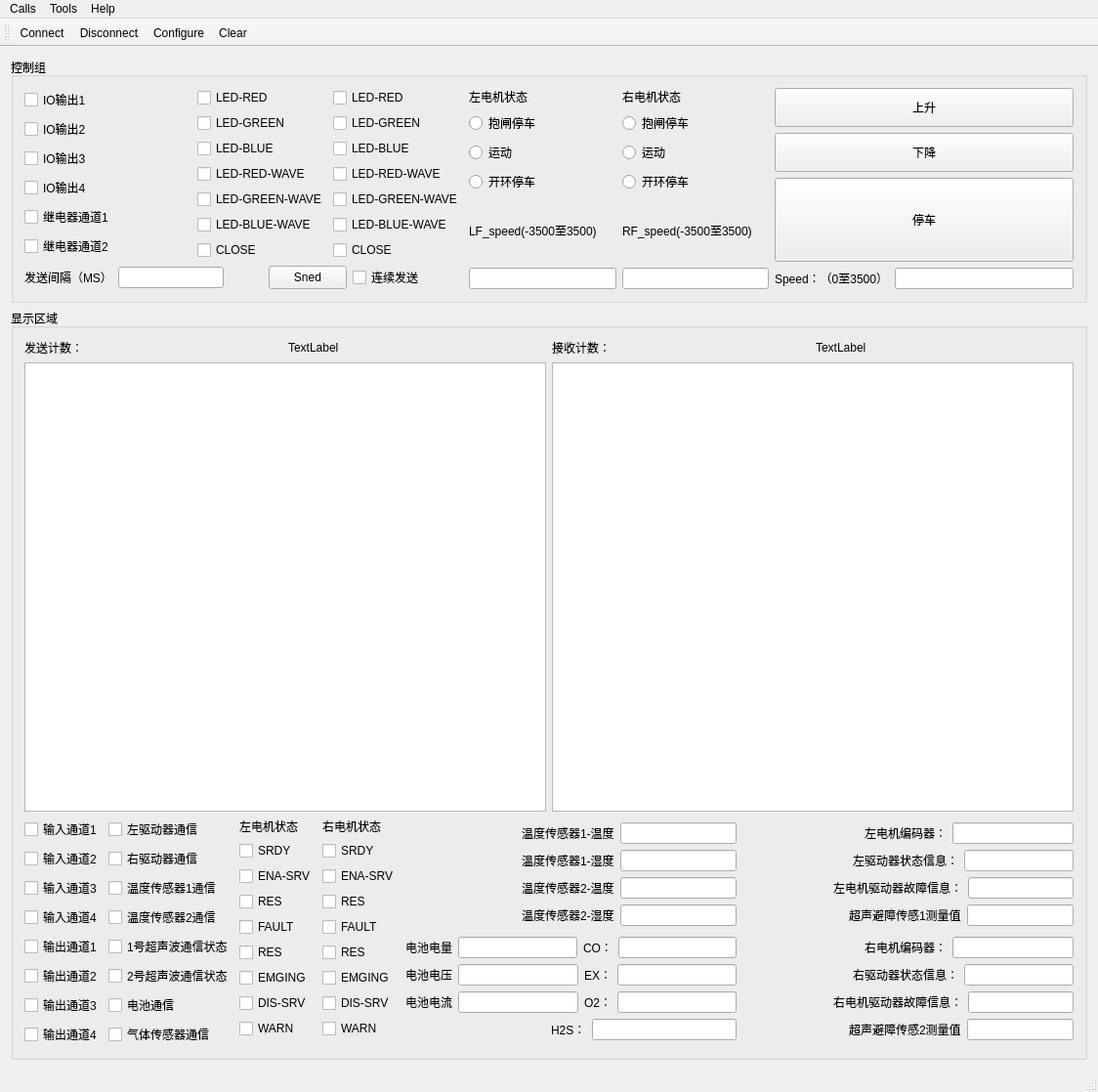
<?xml version="1.0" encoding="UTF-8"?>
<ui version="4.0">
 <class>MainWindow</class>
 <widget class="QMainWindow" name="MainWindow">
  <property name="geometry">
   <rect>
    <x>0</x>
    <y>0</y>
    <width>1124</width>
    <height>1118</height>
   </rect>
  </property>
  <property name="sizePolicy">
   <sizepolicy hsizetype="Fixed" vsizetype="Fixed">
    <horstretch>0</horstretch>
    <verstretch>0</verstretch>
   </sizepolicy>
  </property>
  <property name="windowTitle">
   <string>MainWindow</string>
  </property>
  <widget class="QWidget" name="centralWidget">
   <layout class="QVBoxLayout" name="verticalLayout_19">
    <item>
     <widget class="QGroupBox" name="groupBox">
      <property name="sizePolicy">
       <sizepolicy hsizetype="Preferred" vsizetype="Fixed">
        <horstretch>0</horstretch>
        <verstretch>0</verstretch>
       </sizepolicy>
      </property>
      <property name="title">
       <string>控制组</string>
      </property>
      <layout class="QHBoxLayout" name="horizontalLayout_12">
       <item>
        <layout class="QVBoxLayout" name="verticalLayout_18">
         <item>
          <layout class="QHBoxLayout" name="horizontalLayout_7">
           <item>
            <layout class="QVBoxLayout" name="verticalLayout_8">
             <item>
              <layout class="QVBoxLayout" name="verticalLayout_15">
               <item>
                <widget class="QCheckBox" name="cBox_SetVal_out1">
                 <property name="text">
                  <string>IO输出1</string>
                 </property>
                </widget>
               </item>
               <item>
                <widget class="QCheckBox" name="cBox_SetVal_out2">
                 <property name="text">
                  <string>IO输出2</string>
                 </property>
                </widget>
               </item>
               <item>
                <widget class="QCheckBox" name="cBox_SetVal_out3">
                 <property name="text">
                  <string>IO输出3</string>
                 </property>
                </widget>
               </item>
               <item>
                <widget class="QCheckBox" name="cBox_SetVal_out4">
                 <property name="text">
                  <string>IO输出4</string>
                 </property>
                </widget>
               </item>
              </layout>
             </item>
             <item>
              <layout class="QVBoxLayout" name="verticalLayout_12">
               <item>
                <widget class="QCheckBox" name="cBox_SetVal_Ral1">
                 <property name="text">
                  <string>继电器通道1</string>
                 </property>
                </widget>
               </item>
               <item>
                <widget class="QCheckBox" name="cBox_SetVal_Ral2">
                 <property name="text">
                  <string>继电器通道2</string>
                 </property>
                </widget>
               </item>
              </layout>
             </item>
            </layout>
           </item>
           <item>
            <layout class="QHBoxLayout" name="horizontalLayout_11">
             <item>
              <layout class="QVBoxLayout" name="verticalLayout">
               <item>
                <widget class="QCheckBox" name="cBox_B_LED_RED1">
                 <property name="text">
                  <string>LED-RED</string>
                 </property>
                </widget>
               </item>
               <item>
                <widget class="QCheckBox" name="cBox_B_LED_GREEN1">
                 <property name="text">
                  <string>LED-GREEN</string>
                 </property>
                </widget>
               </item>
               <item>
                <widget class="QCheckBox" name="cBox_B_LED_BLUE1">
                 <property name="text">
                  <string>LED-BLUE</string>
                 </property>
                </widget>
               </item>
               <item>
                <widget class="QCheckBox" name="cBox_B_LED_REDW1">
                 <property name="text">
                  <string>LED-RED-WAVE</string>
                 </property>
                </widget>
               </item>
               <item>
                <widget class="QCheckBox" name="cBox_B_LED_GREENW1">
                 <property name="text">
                  <string>LED-GREEN-WAVE</string>
                 </property>
                </widget>
               </item>
               <item>
                <widget class="QCheckBox" name="cBox_B_LED_BLUEW1">
                 <property name="text">
                  <string>LED-BLUE-WAVE</string>
                 </property>
                </widget>
               </item>
               <item>
                <widget class="QCheckBox" name="cBox_B_LED_CLOSE1">
                 <property name="text">
                  <string>CLOSE</string>
                 </property>
                </widget>
               </item>
              </layout>
             </item>
             <item>
              <layout class="QVBoxLayout" name="verticalLayout_14">
               <item>
                <widget class="QCheckBox" name="cBox_B_LED_RED">
                 <property name="text">
                  <string>LED-RED</string>
                 </property>
                </widget>
               </item>
               <item>
                <widget class="QCheckBox" name="cBox_B_LED_GREEN">
                 <property name="text">
                  <string>LED-GREEN</string>
                 </property>
                </widget>
               </item>
               <item>
                <widget class="QCheckBox" name="cBox_B_LED_BLUE">
                 <property name="text">
                  <string>LED-BLUE</string>
                 </property>
                </widget>
               </item>
               <item>
                <widget class="QCheckBox" name="cBox_B_LED_REDW">
                 <property name="text">
                  <string>LED-RED-WAVE</string>
                 </property>
                </widget>
               </item>
               <item>
                <widget class="QCheckBox" name="cBox_B_LED_GREENW">
                 <property name="text">
                  <string>LED-GREEN-WAVE</string>
                 </property>
                </widget>
               </item>
               <item>
                <widget class="QCheckBox" name="cBox_B_LED_BLUEW">
                 <property name="text">
                  <string>LED-BLUE-WAVE</string>
                 </property>
                </widget>
               </item>
               <item>
                <widget class="QCheckBox" name="cBox_B_LED_CLOSE">
                 <property name="text">
                  <string>CLOSE</string>
                 </property>
                </widget>
               </item>
              </layout>
             </item>
            </layout>
           </item>
          </layout>
         </item>
         <item>
          <layout class="QHBoxLayout" name="horizontalLayout_5">
           <item>
            <layout class="QHBoxLayout" name="horizontalLayout">
             <item>
              <widget class="QLabel" name="label_3">
               <property name="text">
                <string>发送间隔（MS）</string>
               </property>
              </widget>
             </item>
             <item>
              <widget class="QLineEdit" name="lineEdit_timeout"/>
             </item>
             <item>
              <spacer name="horizontalSpacer">
               <property name="orientation">
                <enum>Qt::Horizontal</enum>
               </property>
               <property name="sizeHint" stdset="0">
                <size>
                 <width>40</width>
                 <height>20</height>
                </size>
               </property>
              </spacer>
             </item>
            </layout>
           </item>
           <item>
            <widget class="QPushButton" name="pushButton_sned">
             <property name="sizePolicy">
              <sizepolicy hsizetype="Preferred" vsizetype="Preferred">
               <horstretch>0</horstretch>
               <verstretch>0</verstretch>
              </sizepolicy>
             </property>
             <property name="text">
              <string>Sned</string>
             </property>
            </widget>
           </item>
           <item>
            <widget class="QCheckBox" name="m_cb_continus">
             <property name="text">
              <string>连续发送</string>
             </property>
            </widget>
           </item>
           <item>
            <spacer name="horizontalSpacer_2">
             <property name="orientation">
              <enum>Qt::Horizontal</enum>
             </property>
             <property name="sizeHint" stdset="0">
              <size>
               <width>40</width>
               <height>20</height>
              </size>
             </property>
            </spacer>
           </item>
          </layout>
         </item>
        </layout>
       </item>
       <item>
        <layout class="QVBoxLayout" name="verticalLayout_11">
         <item>
          <layout class="QHBoxLayout" name="horizontalLayout_3">
           <item>
            <layout class="QVBoxLayout" name="verticalLayout_3">
             <item>
              <widget class="QLabel" name="label_6">
               <property name="text">
                <string>左电机状态</string>
               </property>
              </widget>
             </item>
             <item>
              <layout class="QVBoxLayout" name="verticalLayout_2">
               <item>
                <widget class="QRadioButton" name="rB_LStop">
                 <property name="text">
                  <string>抱闸停车</string>
                 </property>
                </widget>
               </item>
               <item>
                <widget class="QRadioButton" name="rB_LRun">
                 <property name="text">
                  <string>运动</string>
                 </property>
                </widget>
               </item>
               <item>
                <widget class="QRadioButton" name="rB_LRealse">
                 <property name="text">
                  <string>开环停车</string>
                 </property>
                </widget>
               </item>
              </layout>
             </item>
            </layout>
           </item>
           <item>
            <layout class="QVBoxLayout" name="verticalLayout_4">
             <item>
              <widget class="QLabel" name="label_9">
               <property name="text">
                <string>右电机状态</string>
               </property>
              </widget>
             </item>
             <item>
              <layout class="QVBoxLayout" name="verticalLayout_5">
               <item>
                <widget class="QRadioButton" name="rB_RStop">
                 <property name="text">
                  <string>抱闸停车</string>
                 </property>
                </widget>
               </item>
               <item>
                <widget class="QRadioButton" name="rB_RRun">
                 <property name="text">
                  <string>运动</string>
                 </property>
                </widget>
               </item>
               <item>
                <widget class="QRadioButton" name="rB_RRealse">
                 <property name="text">
                  <string>开环停车</string>
                 </property>
                </widget>
               </item>
              </layout>
             </item>
            </layout>
           </item>
          </layout>
         </item>
         <item>
          <layout class="QHBoxLayout" name="horizontalLayout_4">
           <item>
            <layout class="QVBoxLayout" name="verticalLayout_6">
             <item>
              <widget class="QLabel" name="label_4">
               <property name="text">
                <string>LF_speed(-3500至3500)</string>
               </property>
              </widget>
             </item>
             <item>
              <widget class="QLineEdit" name="lineEdit_LFspeed"/>
             </item>
            </layout>
           </item>
           <item>
            <layout class="QVBoxLayout" name="verticalLayout_7">
             <item>
              <widget class="QLabel" name="label_11">
               <property name="text">
                <string>RF_speed(-3500至3500)</string>
               </property>
              </widget>
             </item>
             <item>
              <widget class="QLineEdit" name="lineEdit_RFspeed"/>
             </item>
            </layout>
           </item>
          </layout>
         </item>
        </layout>
       </item>
       <item>
        <layout class="QVBoxLayout" name="verticalLayout_17">
         <item>
          <layout class="QVBoxLayout" name="verticalLayout_16">
           <item>
            <layout class="QHBoxLayout" name="horizontalLayout_2">
             <item>
              <layout class="QVBoxLayout" name="verticalLayout_13">
               <item>
                <widget class="QPushButton" name="pushB_forward">
                 <property name="sizePolicy">
                  <sizepolicy hsizetype="Preferred" vsizetype="Preferred">
                   <horstretch>0</horstretch>
                   <verstretch>0</verstretch>
                  </sizepolicy>
                 </property>
                 <property name="text">
                  <string>上升</string>
                 </property>
                </widget>
               </item>
               <item>
                <widget class="QPushButton" name="pushB_backward">
                 <property name="sizePolicy">
                  <sizepolicy hsizetype="Preferred" vsizetype="Preferred">
                   <horstretch>0</horstretch>
                   <verstretch>0</verstretch>
                  </sizepolicy>
                 </property>
                 <property name="text">
                  <string>下降</string>
                 </property>
                </widget>
               </item>
              </layout>
             </item>
            </layout>
           </item>
           <item>
            <widget class="QPushButton" name="pushB_stop">
             <property name="sizePolicy">
              <sizepolicy hsizetype="Preferred" vsizetype="Preferred">
               <horstretch>0</horstretch>
               <verstretch>0</verstretch>
              </sizepolicy>
             </property>
             <property name="text">
              <string>停车</string>
             </property>
            </widget>
           </item>
          </layout>
         </item>
         <item>
          <layout class="QHBoxLayout" name="horizontalLayout_6">
           <item>
            <widget class="QLabel" name="label">
             <property name="text">
              <string>Speed：（0至3500）</string>
             </property>
            </widget>
           </item>
           <item>
            <widget class="QLineEdit" name="lineEdit_Vspeed"/>
           </item>
          </layout>
         </item>
        </layout>
       </item>
      </layout>
     </widget>
    </item>
    <item>
     <widget class="QGroupBox" name="groupBox_2">
      <property name="sizePolicy">
       <sizepolicy hsizetype="Preferred" vsizetype="Preferred">
        <horstretch>0</horstretch>
        <verstretch>0</verstretch>
       </sizepolicy>
      </property>
      <property name="title">
       <string>显示区域</string>
      </property>
      <layout class="QVBoxLayout" name="verticalLayout_30">
       <item>
        <layout class="QHBoxLayout" name="horizontalLayout_26">
         <item>
          <layout class="QVBoxLayout" name="verticalLayout_10">
           <item>
            <layout class="QHBoxLayout" name="horizontalLayout_8">
             <property name="sizeConstraint">
              <enum>QLayout::SetFixedSize</enum>
             </property>
             <item>
              <widget class="QLabel" name="label_8">
               <property name="sizePolicy">
                <sizepolicy hsizetype="Preferred" vsizetype="Fixed">
                 <horstretch>0</horstretch>
                 <verstretch>0</verstretch>
                </sizepolicy>
               </property>
               <property name="text">
                <string>发送计数：</string>
               </property>
              </widget>
             </item>
             <item>
              <widget class="QLabel" name="label_sendsize">
               <property name="sizePolicy">
                <sizepolicy hsizetype="Preferred" vsizetype="Fixed">
                 <horstretch>0</horstretch>
                 <verstretch>0</verstretch>
                </sizepolicy>
               </property>
               <property name="text">
                <string>TextLabel</string>
               </property>
              </widget>
             </item>
            </layout>
           </item>
           <item>
            <widget class="QListWidget" name="listWidget">
             <property name="sizePolicy">
              <sizepolicy hsizetype="Preferred" vsizetype="Preferred">
               <horstretch>0</horstretch>
               <verstretch>0</verstretch>
              </sizepolicy>
             </property>
             <property name="contextMenuPolicy">
              <enum>Qt::CustomContextMenu</enum>
             </property>
            </widget>
           </item>
          </layout>
         </item>
         <item>
          <layout class="QVBoxLayout" name="verticalLayout_24">
           <item>
            <layout class="QHBoxLayout" name="horizontalLayout_9">
             <property name="sizeConstraint">
              <enum>QLayout::SetFixedSize</enum>
             </property>
             <item>
              <widget class="QLabel" name="label_10">
               <property name="sizePolicy">
                <sizepolicy hsizetype="Preferred" vsizetype="Fixed">
                 <horstretch>0</horstretch>
                 <verstretch>0</verstretch>
                </sizepolicy>
               </property>
               <property name="text">
                <string>接收计数：</string>
               </property>
              </widget>
             </item>
             <item>
              <widget class="QLabel" name="label_recvsize">
               <property name="sizePolicy">
                <sizepolicy hsizetype="Preferred" vsizetype="Fixed">
                 <horstretch>0</horstretch>
                 <verstretch>0</verstretch>
                </sizepolicy>
               </property>
               <property name="text">
                <string>TextLabel</string>
               </property>
              </widget>
             </item>
            </layout>
           </item>
           <item>
            <widget class="QListWidget" name="listWidget_return">
             <property name="sizePolicy">
              <sizepolicy hsizetype="Preferred" vsizetype="Preferred">
               <horstretch>0</horstretch>
               <verstretch>0</verstretch>
              </sizepolicy>
             </property>
             <property name="contextMenuPolicy">
              <enum>Qt::CustomContextMenu</enum>
             </property>
            </widget>
           </item>
          </layout>
         </item>
        </layout>
       </item>
       <item>
        <layout class="QHBoxLayout" name="horizontalLayout_31">
         <item>
          <layout class="QHBoxLayout" name="horizontalLayout_30">
           <item>
            <layout class="QVBoxLayout" name="verticalLayout_26">
             <item>
              <widget class="QCheckBox" name="cBox_vau_input1">
               <property name="text">
                <string>输入通道1</string>
               </property>
              </widget>
             </item>
             <item>
              <widget class="QCheckBox" name="cBox_vau_input2">
               <property name="text">
                <string>输入通道2</string>
               </property>
              </widget>
             </item>
             <item>
              <widget class="QCheckBox" name="cBox_vau_input3">
               <property name="text">
                <string>输入通道3</string>
               </property>
              </widget>
             </item>
             <item>
              <widget class="QCheckBox" name="cBox_vau_input4">
               <property name="text">
                <string>输入通道4</string>
               </property>
              </widget>
             </item>
             <item>
              <widget class="QCheckBox" name="cBox_vau_out1">
               <property name="text">
                <string>输出通道1</string>
               </property>
              </widget>
             </item>
             <item>
              <widget class="QCheckBox" name="cBox_vau_out2">
               <property name="text">
                <string>输出通道2</string>
               </property>
              </widget>
             </item>
             <item>
              <widget class="QCheckBox" name="cBox_vau_out3">
               <property name="text">
                <string>输出通道3</string>
               </property>
              </widget>
             </item>
             <item>
              <widget class="QCheckBox" name="cBox_vau_out4">
               <property name="text">
                <string>输出通道4</string>
               </property>
              </widget>
             </item>
            </layout>
           </item>
           <item>
            <layout class="QVBoxLayout" name="verticalLayout_23">
             <item>
              <widget class="QCheckBox" name="cBox_Ldriver_Com">
               <property name="text">
                <string>左驱动器通信</string>
               </property>
              </widget>
             </item>
             <item>
              <widget class="QCheckBox" name="cBox_Rdriver_Com">
               <property name="text">
                <string>右驱动器通信</string>
               </property>
              </widget>
             </item>
             <item>
              <widget class="QCheckBox" name="checkBox_TEAMA">
               <property name="text">
                <string>温度传感器1通信</string>
               </property>
              </widget>
             </item>
             <item>
              <widget class="QCheckBox" name="checkBox_TEAMB">
               <property name="text">
                <string>温度传感器2通信</string>
               </property>
              </widget>
             </item>
             <item>
              <widget class="QCheckBox" name="cBox_obt1_Com">
               <property name="text">
                <string>1号超声波通信状态</string>
               </property>
              </widget>
             </item>
             <item>
              <widget class="QCheckBox" name="cBox_obt2_Com">
               <property name="text">
                <string>2号超声波通信状态</string>
               </property>
              </widget>
             </item>
             <item>
              <widget class="QCheckBox" name="cBox_bms_Com">
               <property name="text">
                <string>电池通信</string>
               </property>
              </widget>
             </item>
             <item>
              <widget class="QCheckBox" name="cBox_air_Com">
               <property name="text">
                <string>气体传感器通信</string>
               </property>
              </widget>
             </item>
            </layout>
           </item>
          </layout>
         </item>
         <item>
          <layout class="QHBoxLayout" name="horizontalLayout_23">
           <item>
            <layout class="QVBoxLayout" name="verticalLayout_25">
             <item>
              <widget class="QLabel" name="label_22">
               <property name="sizePolicy">
                <sizepolicy hsizetype="Preferred" vsizetype="Fixed">
                 <horstretch>0</horstretch>
                 <verstretch>0</verstretch>
                </sizepolicy>
               </property>
               <property name="text">
                <string>左电机状态</string>
               </property>
              </widget>
             </item>
             <item>
              <widget class="QCheckBox" name="cBox_LF_SRDY">
               <property name="text">
                <string>SRDY</string>
               </property>
              </widget>
             </item>
             <item>
              <widget class="QCheckBox" name="cBox_LF_ENA_SRV">
               <property name="text">
                <string>ENA-SRV</string>
               </property>
              </widget>
             </item>
             <item>
              <widget class="QCheckBox" name="cBox_LF_RES1">
               <property name="text">
                <string>RES</string>
               </property>
              </widget>
             </item>
             <item>
              <widget class="QCheckBox" name="cBox_LF_FAULT">
               <property name="text">
                <string>FAULT</string>
               </property>
              </widget>
             </item>
             <item>
              <widget class="QCheckBox" name="cBox_LF_RES2">
               <property name="text">
                <string>RES</string>
               </property>
              </widget>
             </item>
             <item>
              <widget class="QCheckBox" name="cBox_LF_EMGING">
               <property name="text">
                <string>EMGING</string>
               </property>
              </widget>
             </item>
             <item>
              <widget class="QCheckBox" name="cBox_LF_DIS_SRV">
               <property name="text">
                <string>DIS-SRV</string>
               </property>
              </widget>
             </item>
             <item>
              <widget class="QCheckBox" name="cBox_LF_WARN">
               <property name="text">
                <string>WARN</string>
               </property>
              </widget>
             </item>
            </layout>
           </item>
           <item>
            <layout class="QVBoxLayout" name="verticalLayout_28">
             <item>
              <widget class="QLabel" name="label_23">
               <property name="sizePolicy">
                <sizepolicy hsizetype="Preferred" vsizetype="Fixed">
                 <horstretch>0</horstretch>
                 <verstretch>0</verstretch>
                </sizepolicy>
               </property>
               <property name="text">
                <string>右电机状态</string>
               </property>
              </widget>
             </item>
             <item>
              <widget class="QCheckBox" name="cBox_RF_SRDY">
               <property name="text">
                <string>SRDY</string>
               </property>
              </widget>
             </item>
             <item>
              <widget class="QCheckBox" name="cBox_RF_ENA_SRV">
               <property name="text">
                <string>ENA-SRV</string>
               </property>
              </widget>
             </item>
             <item>
              <widget class="QCheckBox" name="cBox_RF_RES1">
               <property name="text">
                <string>RES</string>
               </property>
              </widget>
             </item>
             <item>
              <widget class="QCheckBox" name="cBox_RF_FAULT">
               <property name="text">
                <string>FAULT</string>
               </property>
              </widget>
             </item>
             <item>
              <widget class="QCheckBox" name="cBox_RF_RES2">
               <property name="text">
                <string>RES</string>
               </property>
              </widget>
             </item>
             <item>
              <widget class="QCheckBox" name="cBox_RF_EMGING">
               <property name="text">
                <string>EMGING</string>
               </property>
              </widget>
             </item>
             <item>
              <widget class="QCheckBox" name="cBox_RF_DIS_SRV">
               <property name="text">
                <string>DIS-SRV</string>
               </property>
              </widget>
             </item>
             <item>
              <widget class="QCheckBox" name="cBox_RF_WARN">
               <property name="text">
                <string>WARN</string>
               </property>
              </widget>
             </item>
            </layout>
           </item>
          </layout>
         </item>
         <item>
          <layout class="QVBoxLayout" name="verticalLayout_29">
           <item>
            <layout class="QVBoxLayout" name="verticalLayout_20">
             <item>
              <layout class="QHBoxLayout" name="horizontalLayout_20">
               <item>
                <spacer name="horizontalSpacer_20">
                 <property name="orientation">
                  <enum>Qt::Horizontal</enum>
                 </property>
                 <property name="sizeHint" stdset="0">
                  <size>
                   <width>40</width>
                   <height>20</height>
                  </size>
                 </property>
                </spacer>
               </item>
               <item>
                <widget class="QLabel" name="label_19">
                 <property name="text">
                  <string>温度传感器1-温度</string>
                 </property>
                </widget>
               </item>
               <item>
                <widget class="QLineEdit" name="lineEdit_TEMA"/>
               </item>
              </layout>
             </item>
             <item>
              <layout class="QHBoxLayout" name="horizontalLayout_22">
               <item>
                <spacer name="horizontalSpacer_18">
                 <property name="orientation">
                  <enum>Qt::Horizontal</enum>
                 </property>
                 <property name="sizeHint" stdset="0">
                  <size>
                   <width>40</width>
                   <height>20</height>
                  </size>
                 </property>
                </spacer>
               </item>
               <item>
                <widget class="QLabel" name="label_20">
                 <property name="text">
                  <string>温度传感器1-湿度</string>
                 </property>
                </widget>
               </item>
               <item>
                <widget class="QLineEdit" name="lineEdit_HUMA"/>
               </item>
              </layout>
             </item>
             <item>
              <layout class="QHBoxLayout" name="horizontalLayout_24">
               <item>
                <spacer name="horizontalSpacer_19">
                 <property name="orientation">
                  <enum>Qt::Horizontal</enum>
                 </property>
                 <property name="sizeHint" stdset="0">
                  <size>
                   <width>40</width>
                   <height>20</height>
                  </size>
                 </property>
                </spacer>
               </item>
               <item>
                <widget class="QLabel" name="label_24">
                 <property name="text">
                  <string>温度传感器2-温度</string>
                 </property>
                </widget>
               </item>
               <item>
                <widget class="QLineEdit" name="lineEdit_TEMB"/>
               </item>
              </layout>
             </item>
             <item>
              <layout class="QHBoxLayout" name="horizontalLayout_13">
               <item>
                <spacer name="horizontalSpacer_5">
                 <property name="orientation">
                  <enum>Qt::Horizontal</enum>
                 </property>
                 <property name="sizeHint" stdset="0">
                  <size>
                   <width>40</width>
                   <height>20</height>
                  </size>
                 </property>
                </spacer>
               </item>
               <item>
                <widget class="QLabel" name="label_25">
                 <property name="text">
                  <string>温度传感器2-湿度</string>
                 </property>
                </widget>
               </item>
               <item>
                <widget class="QLineEdit" name="lineEdit_HUMB"/>
               </item>
              </layout>
             </item>
            </layout>
           </item>
           <item>
            <layout class="QVBoxLayout" name="verticalLayout_22">
             <item>
              <layout class="QHBoxLayout" name="horizontalLayout_25">
               <item>
                <widget class="QLabel" name="label_30">
                 <property name="text">
                  <string>电池电量</string>
                 </property>
                </widget>
               </item>
               <item>
                <widget class="QLineEdit" name="lineEdit_BSOC"/>
               </item>
               <item>
                <widget class="QLabel" name="label_26">
                 <property name="text">
                  <string>CO：</string>
                 </property>
                </widget>
               </item>
               <item>
                <widget class="QLineEdit" name="lineEdit_CO"/>
               </item>
              </layout>
             </item>
             <item>
              <layout class="QHBoxLayout" name="horizontalLayout_27">
               <item>
                <widget class="QLabel" name="label_31">
                 <property name="text">
                  <string>电池电压</string>
                 </property>
                </widget>
               </item>
               <item>
                <widget class="QLineEdit" name="lineEdit_BVOT"/>
               </item>
               <item>
                <widget class="QLabel" name="label_27">
                 <property name="text">
                  <string>EX：</string>
                 </property>
                </widget>
               </item>
               <item>
                <widget class="QLineEdit" name="lineEdit_EX"/>
               </item>
              </layout>
             </item>
             <item>
              <layout class="QHBoxLayout" name="horizontalLayout_28">
               <item>
                <widget class="QLabel" name="label_32">
                 <property name="text">
                  <string>电池电流</string>
                 </property>
                </widget>
               </item>
               <item>
                <widget class="QLineEdit" name="lineEdit_CRROUENT"/>
               </item>
               <item>
                <widget class="QLabel" name="label_28">
                 <property name="text">
                  <string>O2：</string>
                 </property>
                </widget>
               </item>
               <item>
                <widget class="QLineEdit" name="lineEdit_O2"/>
               </item>
              </layout>
             </item>
             <item>
              <layout class="QHBoxLayout" name="horizontalLayout_29">
               <item>
                <spacer name="horizontalSpacer_10">
                 <property name="orientation">
                  <enum>Qt::Horizontal</enum>
                 </property>
                 <property name="sizeHint" stdset="0">
                  <size>
                   <width>40</width>
                   <height>20</height>
                  </size>
                 </property>
                </spacer>
               </item>
               <item>
                <widget class="QLabel" name="label_29">
                 <property name="text">
                  <string>H2S：</string>
                 </property>
                </widget>
               </item>
               <item>
                <widget class="QLineEdit" name="lineEdit_H2S"/>
               </item>
              </layout>
             </item>
            </layout>
           </item>
          </layout>
         </item>
         <item>
          <layout class="QVBoxLayout" name="verticalLayout_27">
           <item>
            <layout class="QVBoxLayout" name="verticalLayout_9">
             <item>
              <layout class="QHBoxLayout" name="horizontalLayout_14">
               <item>
                <spacer name="horizontalSpacer_4">
                 <property name="orientation">
                  <enum>Qt::Horizontal</enum>
                 </property>
                 <property name="sizeHint" stdset="0">
                  <size>
                   <width>40</width>
                   <height>20</height>
                  </size>
                 </property>
                </spacer>
               </item>
               <item>
                <widget class="QLabel" name="label_12">
                 <property name="text">
                  <string>左电机编码器：</string>
                 </property>
                </widget>
               </item>
               <item>
                <widget class="QLineEdit" name="lineEdit_L_Encoder"/>
               </item>
              </layout>
             </item>
             <item>
              <layout class="QHBoxLayout" name="horizontalLayout_16">
               <item>
                <spacer name="horizontalSpacer_16">
                 <property name="orientation">
                  <enum>Qt::Horizontal</enum>
                 </property>
                 <property name="sizeHint" stdset="0">
                  <size>
                   <width>40</width>
                   <height>20</height>
                  </size>
                 </property>
                </spacer>
               </item>
               <item>
                <widget class="QLabel" name="label_14">
                 <property name="text">
                  <string>左驱动器状态信息：</string>
                 </property>
                </widget>
               </item>
               <item>
                <widget class="QLineEdit" name="lineEdit_LMotor_Status"/>
               </item>
              </layout>
             </item>
             <item>
              <layout class="QHBoxLayout" name="horizontalLayout_18">
               <item>
                <spacer name="horizontalSpacer_17">
                 <property name="orientation">
                  <enum>Qt::Horizontal</enum>
                 </property>
                 <property name="sizeHint" stdset="0">
                  <size>
                   <width>40</width>
                   <height>20</height>
                  </size>
                 </property>
                </spacer>
               </item>
               <item>
                <widget class="QLabel" name="label_16">
                 <property name="text">
                  <string>左电机驱动器故障信息：</string>
                 </property>
                </widget>
               </item>
               <item>
                <widget class="QLineEdit" name="lineEdit_LMotor_Error"/>
               </item>
              </layout>
             </item>
             <item>
              <layout class="QHBoxLayout" name="horizontalLayout_10">
               <item>
                <spacer name="horizontalSpacer_3">
                 <property name="orientation">
                  <enum>Qt::Horizontal</enum>
                 </property>
                 <property name="sizeHint" stdset="0">
                  <size>
                   <width>40</width>
                   <height>20</height>
                  </size>
                 </property>
                </spacer>
               </item>
               <item>
                <widget class="QLabel" name="label_18">
                 <property name="text">
                  <string>超声避障传感1测量值</string>
                 </property>
                </widget>
               </item>
               <item>
                <widget class="QLineEdit" name="lineEdit_obt1_dis"/>
               </item>
              </layout>
             </item>
            </layout>
           </item>
           <item>
            <layout class="QVBoxLayout" name="verticalLayout_21">
             <item>
              <layout class="QHBoxLayout" name="horizontalLayout_15">
               <item>
                <spacer name="horizontalSpacer_6">
                 <property name="orientation">
                  <enum>Qt::Horizontal</enum>
                 </property>
                 <property name="sizeHint" stdset="0">
                  <size>
                   <width>40</width>
                   <height>20</height>
                  </size>
                 </property>
                </spacer>
               </item>
               <item>
                <widget class="QLabel" name="label_13">
                 <property name="text">
                  <string>右电机编码器：</string>
                 </property>
                </widget>
               </item>
               <item>
                <widget class="QLineEdit" name="lineEdit_R_Encoder"/>
               </item>
              </layout>
             </item>
             <item>
              <layout class="QHBoxLayout" name="horizontalLayout_17">
               <item>
                <spacer name="horizontalSpacer_7">
                 <property name="orientation">
                  <enum>Qt::Horizontal</enum>
                 </property>
                 <property name="sizeHint" stdset="0">
                  <size>
                   <width>40</width>
                   <height>20</height>
                  </size>
                 </property>
                </spacer>
               </item>
               <item>
                <widget class="QLabel" name="label_15">
                 <property name="text">
                  <string>右驱动器状态信息：</string>
                 </property>
                </widget>
               </item>
               <item>
                <widget class="QLineEdit" name="lineEdit_RMotor_Status"/>
               </item>
              </layout>
             </item>
             <item>
              <layout class="QHBoxLayout" name="horizontalLayout_19">
               <item>
                <spacer name="horizontalSpacer_8">
                 <property name="orientation">
                  <enum>Qt::Horizontal</enum>
                 </property>
                 <property name="sizeHint" stdset="0">
                  <size>
                   <width>40</width>
                   <height>20</height>
                  </size>
                 </property>
                </spacer>
               </item>
               <item>
                <widget class="QLabel" name="label_17">
                 <property name="text">
                  <string>右电机驱动器故障信息：</string>
                 </property>
                </widget>
               </item>
               <item>
                <widget class="QLineEdit" name="lineEdit_RMotor_Error"/>
               </item>
              </layout>
             </item>
             <item>
              <layout class="QHBoxLayout" name="horizontalLayout_21">
               <item>
                <spacer name="horizontalSpacer_9">
                 <property name="orientation">
                  <enum>Qt::Horizontal</enum>
                 </property>
                 <property name="sizeHint" stdset="0">
                  <size>
                   <width>40</width>
                   <height>20</height>
                  </size>
                 </property>
                </spacer>
               </item>
               <item>
                <widget class="QLabel" name="label_21">
                 <property name="text">
                  <string>超声避障传感2测量值</string>
                 </property>
                </widget>
               </item>
               <item>
                <widget class="QLineEdit" name="lineEdit_obt2_dis"/>
               </item>
              </layout>
             </item>
            </layout>
           </item>
          </layout>
         </item>
        </layout>
       </item>
      </layout>
      <zorder></zorder>
     </widget>
    </item>
   </layout>
  </widget>
  <widget class="QMenuBar" name="menuBar">
   <property name="geometry">
    <rect>
     <x>0</x>
     <y>0</y>
     <width>1124</width>
     <height>23</height>
    </rect>
   </property>
   <widget class="QMenu" name="menuCalls">
    <property name="title">
     <string>Calls</string>
    </property>
    <addaction name="actionConnect"/>
    <addaction name="actionDisconnect"/>
    <addaction name="actionQuite"/>
   </widget>
   <widget class="QMenu" name="menuTools">
    <property name="title">
     <string>Tools</string>
    </property>
    <addaction name="actionConfigure"/>
    <addaction name="actionClear"/>
   </widget>
   <widget class="QMenu" name="menuHelp">
    <property name="title">
     <string>Help</string>
    </property>
    <addaction name="actionABOUT"/>
    <addaction name="actionAboutQT"/>
   </widget>
   <addaction name="menuCalls"/>
   <addaction name="menuTools"/>
   <addaction name="menuHelp"/>
  </widget>
  <widget class="QToolBar" name="mainToolBar">
   <attribute name="toolBarArea">
    <enum>TopToolBarArea</enum>
   </attribute>
   <attribute name="toolBarBreak">
    <bool>false</bool>
   </attribute>
   <addaction name="actionConnect"/>
   <addaction name="actionDisconnect"/>
   <addaction name="actionConfigure"/>
   <addaction name="actionClear"/>
  </widget>
  <widget class="QStatusBar" name="statusBar"/>
  <action name="actionConnect">
   <property name="icon">
    <iconset resource="terminal.qrc">
     <normaloff>:/images/connect.png</normaloff>:/images/connect.png</iconset>
   </property>
   <property name="text">
    <string>Connect</string>
   </property>
  </action>
  <action name="actionDisconnect">
   <property name="icon">
    <iconset resource="terminal.qrc">
     <normaloff>:/images/disconnect.png</normaloff>:/images/disconnect.png</iconset>
   </property>
   <property name="text">
    <string>Disconnect</string>
   </property>
  </action>
  <action name="actionQuite">
   <property name="icon">
    <iconset resource="terminal.qrc">
     <normaloff>:/images/application-exit.png</normaloff>:/images/application-exit.png</iconset>
   </property>
   <property name="text">
    <string>Quite</string>
   </property>
  </action>
  <action name="actionConfigure">
   <property name="icon">
    <iconset resource="terminal.qrc">
     <normaloff>:/images/settings.png</normaloff>:/images/settings.png</iconset>
   </property>
   <property name="text">
    <string>Configure</string>
   </property>
  </action>
  <action name="actionClear">
   <property name="icon">
    <iconset resource="terminal.qrc">
     <normaloff>:/images/clear.png</normaloff>:/images/clear.png</iconset>
   </property>
   <property name="text">
    <string>Clear</string>
   </property>
  </action>
  <action name="actionABOUT">
   <property name="text">
    <string>About</string>
   </property>
  </action>
  <action name="actionAboutQT">
   <property name="text">
    <string>AboutQT</string>
   </property>
  </action>
 </widget>
 <layoutdefault spacing="6" margin="11"/>
 <resources>
  <include location="terminal.qrc"/>
 </resources>
 <connections/>
</ui>
